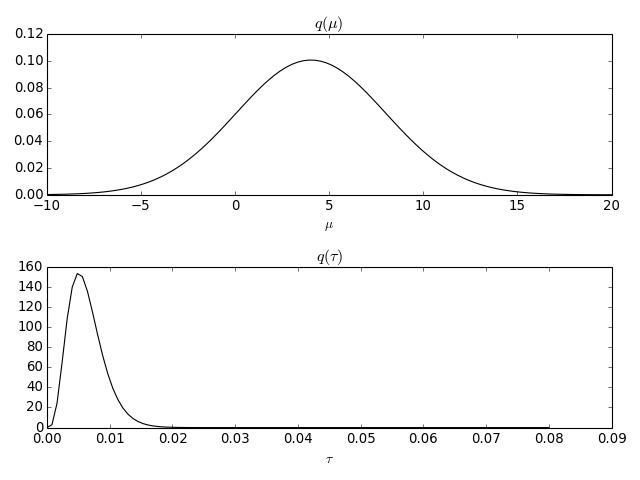

Write the Python code that produced this figure.
import numpy as np
data = np.random.normal(5, 10, size=(10,))
from bayespy.nodes import GaussianARD, Gamma
mu = GaussianARD(0, 1e-6)
tau = Gamma(1e-6, 1e-6)
y = GaussianARD(mu, tau, plates=(10,))
y.observe(data)
from bayespy.inference import VB
Q = VB(mu, tau, y)
Q.update(repeat=20)
import bayespy.plot as bpplt
bpplt.pyplot.subplot(2, 1, 1)
bpplt.pdf(mu, np.linspace(-10, 20, num=100), color='k', name=r'\mu')
bpplt.pyplot.subplot(2, 1, 2)
bpplt.pdf(tau, np.linspace(1e-6, 0.08, num=100), color='k', name=r'\tau')
bpplt.pyplot.tight_layout()
bpplt.pyplot.show()
